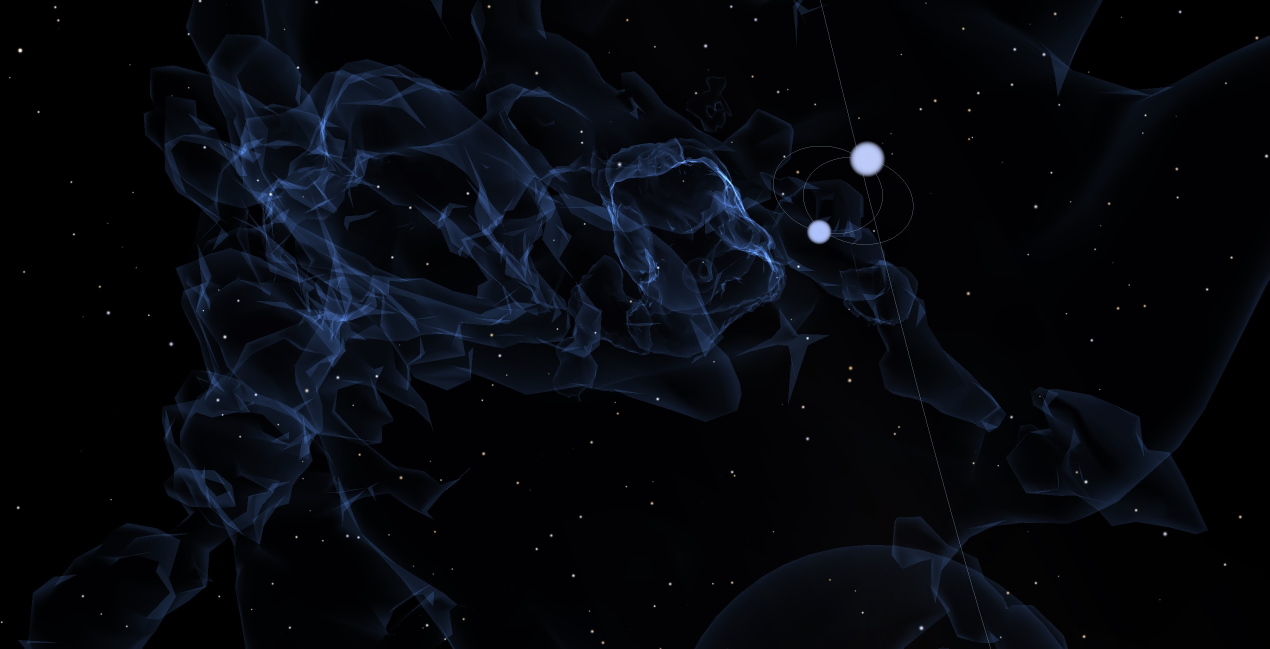
#> input picture scripts/og/og-source.jpg, 2539 x 1297 px (shown at 1/2 size)
$ python build-og.py
#> lines starting #> are read from the running program, lines starting #| are printed output that depends on the picture
#!/usr/bin/env python3
"""Composites the STELLATA wordmark onto scripts/og/og-source.jpg -> public/og-image.jpg (1200x630)."""

import argparse
from pathlib import Path

from PIL import Image, ImageDraw, ImageFilter, ImageFont

ROOT = Path(__file__).resolve().parents[2]
SOURCE = Path(__file__).resolve().parent / "og-source.jpg"

OUT_W, OUT_H = 1200, 630
SS = 2  # supersample for crisp text + glow

# SF Mono is what the app's --font-mono resolves to on macOS.
FONT_CANDIDATES = [
    "/System/Library/Fonts/SFNSMono.ttf",
    "/System/Library/Fonts/Menlo.ttc",
]
ITALIC_FONT_CANDIDATES = [
    "/System/Library/Fonts/SFNSMonoItalic.ttf",
    *FONT_CANDIDATES,
]

FG = (230, 237, 247, 255)  # --fg  #e6edf7
FG_DIM = (170, 182, 200, 255)


def load_font(px: int, italic: bool = False) -> ImageFont.FreeTypeFont:
    for path in ITALIC_FONT_CANDIDATES if italic else FONT_CANDIDATES:
        if Path(path).exists():
            return ImageFont.truetype(path, px)
    raise SystemExit("No monospace font found (SF Mono / Menlo).")


def crop_to_aspect(img: Image.Image) -> Image.Image:
    target = OUT_W / OUT_H
#> target = 1.9
    w, h = img.size
#> w = 2539; h = 1297
    if w / h > target:  # too wide -> trim width, keep full height (the open band)
        new_w = round(h * target)
#> new_w = 2470
        left = (w - new_w) // 2
#> left = 34
        img = img.crop((left, 0, left + new_w, h))
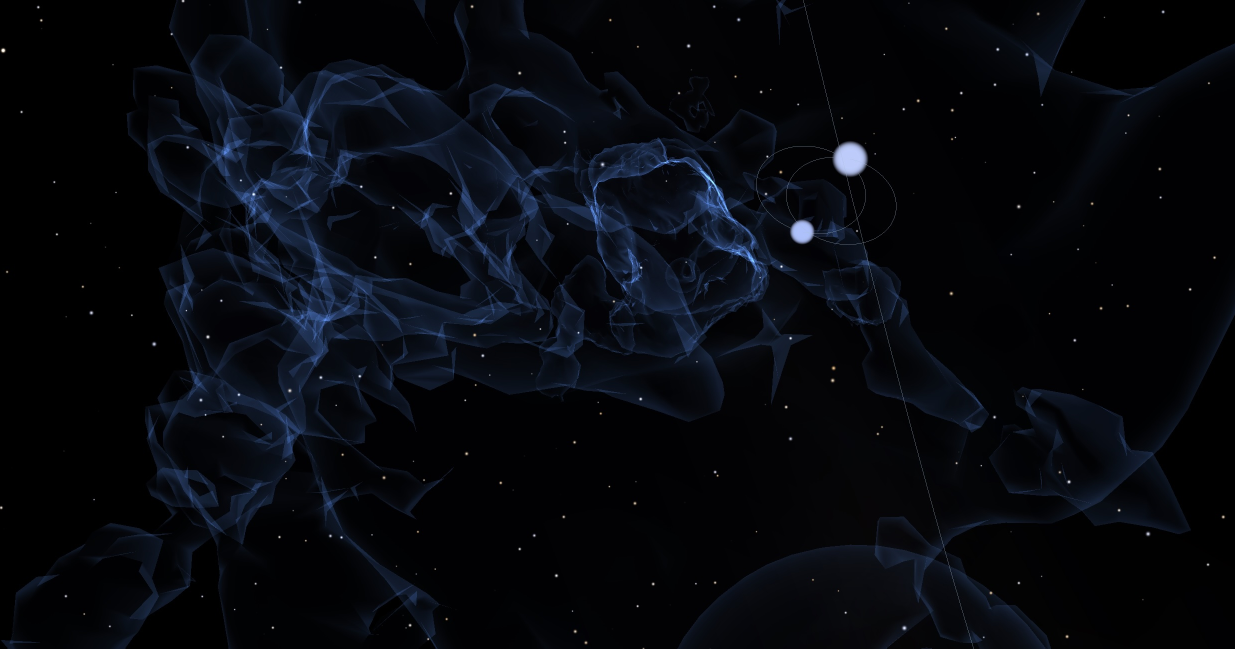
#> img: PIL image 2470x1297 RGB (shown at 1/2 size); mean R, G, B 6, 8.4, 14
    else:  # too tall -> trim height from the top, keep the bottom band
        new_h = round(w / target)
        img = img.crop((0, h - new_h, w, h))
    return img


def tracked_layer(size, text, font, tracking_px, cx, cy, fill):
    layer = Image.new("RGBA", size, (0, 0, 0, 0))
    d = ImageDraw.Draw(layer)
    widths = [d.textlength(ch, font=font) for ch in text]
    total = sum(widths) + tracking_px * (len(text) - 1)
    x = cx - total / 2
    for ch, w in zip(text, widths):
        d.text((x, cy), ch, font=font, fill=fill, anchor="lm")
        x += w + tracking_px
    return layer


def stamp(base, text, font, tracking_px, cx, cy, fill):
    text_layer = tracked_layer(base.size, text, font, tracking_px, cx, cy, fill)
    shadow = tracked_layer(base.size, text, font, tracking_px, cx, cy, (0, 0, 0, 255))
    shadow = shadow.filter(ImageFilter.GaussianBlur(font.size * 0.22))
    for _ in range(3):  # deepen the halo for legibility over faint clouds
        base = Image.alpha_composite(base, shadow)
    return Image.alpha_composite(base, text_layer)


def main() -> None:
    ap = argparse.ArgumentParser()
    ap.add_argument("--size", type=int, default=66, help="wordmark cap size (px, 1x)")
    ap.add_argument("--tracking", type=float, default=0.30, help="letter-spacing (em)")
    ap.add_argument("--y", type=int, default=500, help="wordmark centre y (1x, of 630)")
    ap.add_argument("--tagline", default="Explore the universe")
    ap.add_argument("--tagline-size", type=int, default=27)
    ap.add_argument("--out", default=str(ROOT / "public" / "og-image.jpg"))
    args = ap.parse_args()

    base = crop_to_aspect(Image.open(SOURCE).convert("RGB"))
    base = base.resize((OUT_W * SS, OUT_H * SS), Image.LANCZOS).convert("RGBA")

    word_font = load_font(args.size * SS)
    base = stamp(
        base, "STELLATA", word_font,
        args.tracking * args.size * SS, OUT_W * SS / 2, args.y * SS, FG,
    )

    if args.tagline:
        tag_font = load_font(args.tagline_size * SS, italic=True)
        tag_y = args.y + args.size * 0.62 + args.tagline_size * 1.0
        base = stamp(
            base, args.tagline, tag_font,
            0.10 * args.tagline_size * SS, OUT_W * SS / 2, tag_y * SS, FG_DIM,
        )

    out = base.resize((OUT_W, OUT_H), Image.LANCZOS).convert("RGB")
    if args.out.lower().endswith((".jpg", ".jpeg")):
        out.save(args.out, quality=86, optimize=True, progressive=True)
    else:
        out.save(args.out, optimize=True)
    print(f"Wrote {args.out} ({Path(args.out).stat().st_size // 1024} KB)")


if __name__ == "__main__":
#> (the run stopped early here; a loop or call above may not have finished)
